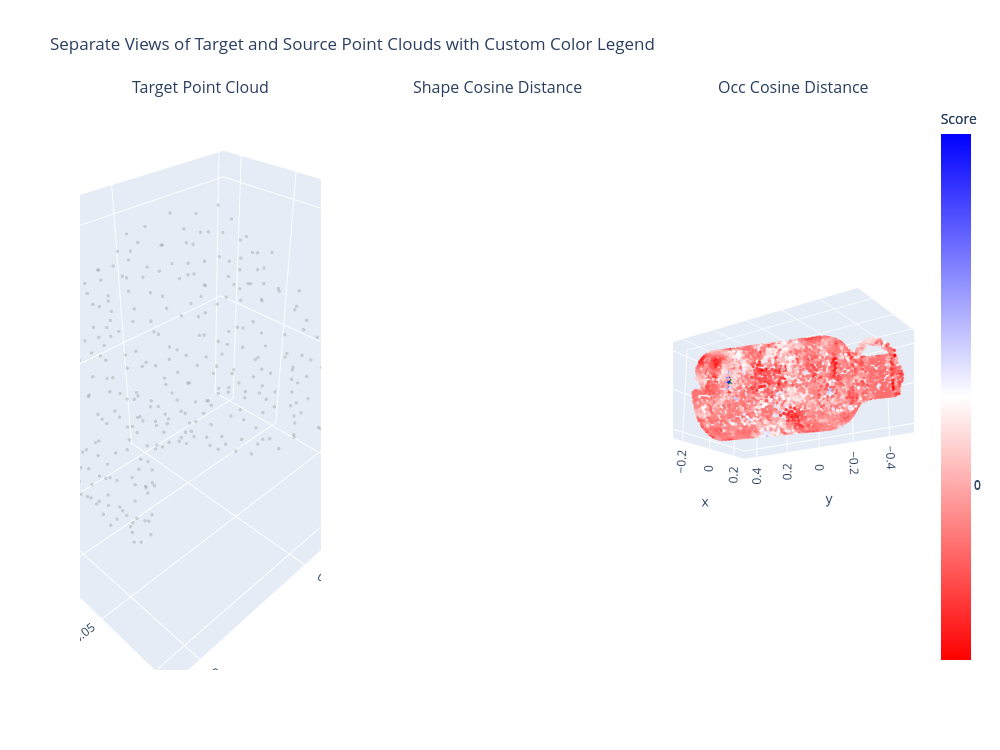

Write notebook code for a chart like this one.
### Code cell
selected_shape_scores = ours_shape_scores[0, :, random_t].numpy()
shape_color_scale = (selected_shape_scores + 1) / 2
selected_occ_scores = ours_occ_scores[0, :, random_t].numpy()
occ_color_scale = (selected_occ_scores + 1) / 2
custom_colorscale = [[0, 'red'], [0.5, 'white'], [1, 'blue']]

# Create a subplot figure with two plots side by side
fig = sp.make_subplots(rows=1, cols=3, subplot_titles=("Target Point Cloud", "Shape Cosine Distance", "Occ Cosine Distance"),
                       specs=[[{'type': 'scatter3d'}, {'type': 'scatter3d'}, {'type': 'scatter3d'}]])

# Plot target point cloud (trg_pcd) in semi-transparent blue in the first subplot
fig.add_trace(go.Scatter3d(
    x=ours_dict['trg_pcd'][:, 0].numpy(),
    y=ours_dict['trg_pcd'][:, 1].numpy(),
    z=ours_dict['trg_pcd'][:, 2].numpy(),
    mode='markers',
    marker=dict(size=2, color='gray', opacity=0.3),
    name="Target Point Cloud"
), row=1, col=1)

# Highlight selected target point in opaque green in the first subplot
fig.add_trace(go.Scatter3d(
    x=[selected_trg_point[0].item()],
    y=[selected_trg_point[1].item()],
    z=[selected_trg_point[2].item()],
    mode='markers',
    marker=dict(size=4, color='green', opacity=1.0),
    name="Selected Target Point"
), row=1, col=1)

# Highlight selected target point in opaque green in the first subplot
fig.add_trace(go.Scatter3d(
    x=[selected_src_point[0].item()],
    y=[selected_src_point[1].item()],
    z=[selected_src_point[2].item()],
    mode='markers',
    marker=dict(size=4, color='green', opacity=1.0),
    name="Selected Source Point"
), row=1, col=2)
# Highlight selected target point in opaque green in the first subplot
fig.add_trace(go.Scatter3d(
    x=[selected_src_point[0].item()],
    y=[selected_src_point[1].item()],
    z=[selected_src_point[2].item()],
    mode='markers',
    marker=dict(size=4, color='green', opacity=1.0),
    name="Selected Source Point"
), row=1, col=3)

# Plot source point cloud (src_pcd) with interpolated color based on scores in the second subplot
fig.add_trace(go.Scatter3d(
    x=ours_dict['src_pcd'][:, 0].numpy(),
    y=ours_dict['src_pcd'][:, 1].numpy(),
    z=ours_dict['src_pcd'][:, 2].numpy(),
    mode='markers',
    marker=dict(size=2, color=shape_color_scale, colorscale=custom_colorscale, 
                colorbar=dict(title="Score", tickvals=[0, 0.5, 1], ticktext=['-1', '0', '1'])),
    name="Source Point Cloud (Interpolated Scores)"
), row=1, col=2)

# Plot source point cloud (src_pcd) with interpolated color based on scores in the second subplot
fig.add_trace(go.Scatter3d(
    x=ours_dict['src_pcd'][:, 0].numpy(),
    y=ours_dict['src_pcd'][:, 1].numpy(),
    z=ours_dict['src_pcd'][:, 2].numpy(),
    mode='markers',
    marker=dict(size=2, color=occ_color_scale, colorscale=custom_colorscale, 
                colorbar=dict(title="Score", tickvals=[0, 0.5, 1], ticktext=['-1', '0', '1'])),
    name="Source Point Cloud (Interpolated Scores)"
), row=1, col=3)

# Set layout for better visualization
fig.update_layout(title="Separate Views of Target and Source Point Clouds with Custom Color Legend", showlegend=False)

# Resize layout and show
fig.update_layout(width=1000, height=750)
fig.show()

### Figure 1 — Plotly figure (JSON) as saved in the notebook; plotly's stock layout.template omitted (floating-point values rounded to 4 significant figures; data arrays with more than 128 entries replaced by an {"elided": "..."} marker saying what was removed)
{"data": [{"marker": {"color": "gray", "opacity": 0.3, "size": 2}, "mode": "markers", "name": "Target Point Cloud", "scene": "scene", "type": "scatter3d", "x": {"elided": "380 float values"}, "y": {"elided": "380 float values"}, "z": {"elided": "380 float values"}}, {"marker": {"color": "green", "opacity": 1, "size": 4}, "mode": "markers", "name": "Selected Target Point", "scene": "scene", "type": "scatter3d", "x": [0.104], "y": [0.007641], "z": [0.965]}, {"marker": {"color": "green", "opacity": 1, "size": 4}, "mode": "markers", "name": "Selected Source Point", "scene": "scene2", "type": "scatter3d", "x": [-0.2156], "y": [0.1891], "z": [0.005446]}, {"marker": {"color": "green", "opacity": 1, "size": 4}, "mode": "markers", "name": "Selected Source Point", "scene": "scene3", "type": "scatter3d", "x": [-0.2156], "y": [0.1891], "z": [0.005446]}, {"marker": {"color": {"elided": "4619 float values"}, "colorbar": {"ticktext": ["-1", "0", "1"], "tickvals": [0, 0.5, 1], "title": {"text": "Score"}}, "colorscale": [[0, "red"], [0.5, "white"], [1, "blue"]], "size": 2}, "mode": "markers", "name": "Source Point Cloud (Interpolated Scores)", "scene": "scene2", "type": "scatter3d", "x": {"elided": "4619 float values"}, "y": {"elided": "4619 float values"}, "z": {"elided": "4619 float values"}}, {"marker": {"color": {"elided": "4619 float values"}, "colorbar": {"ticktext": ["-1", "0", "1"], "tickvals": [0, 0.5, 1], "title": {"text": "Score"}}, "colorscale": [[0, "red"], [0.5, "white"], [1, "blue"]], "size": 2}, "mode": "markers", "name": "Source Point Cloud (Interpolated Scores)", "scene": "scene3", "type": "scatter3d", "x": {"elided": "4619 float values"}, "y": {"elided": "4619 float values"}, "z": {"elided": "4619 float values"}}], "layout": {"annotations": [{"font": {"size": 16}, "showarrow": false, "text": "Target Point Cloud", "x": 0.1444, "xanchor": "center", "xref": "paper", "y": 1, "yanchor": "bottom", "yref": "paper"}, {"font": {"size": 16}, "showarrow": false, "text": "Shape Cosine Distance", "x": 0.5, "xanchor": "center", "xref": "paper", "y": 1, "yanchor": "bottom", "yref": "paper"}, {"font": {"size": 16}, "showarrow": false, "text": "Occ Cosine Distance", "x": 0.8556, "xanchor": "center", "xref": "paper", "y": 1, "yanchor": "bottom", "yref": "paper"}], "height": 750, "scene": {"aspectmode": "auto", "aspectratio": {"x": 1.101, "y": 0.8704, "z": 1.043}, "domain": {"x": [0, 0.2889], "y": [0, 1]}}, "scene2": {"aspectmode": "auto", "aspectratio": {"x": 0.9046, "y": 1.575, "z": 0.7019}, "camera": {"center": {"x": 0, "y": 0, "z": 0}, "eye": {"x": -3.573, "y": -3.265, "z": 0.0652}, "projection": {"type": "perspective"}, "up": {"x": 0, "y": 0, "z": 1}}, "domain": {"x": [0.3556, 0.6444], "y": [0, 1]}}, "scene3": {"aspectmode": "auto", "aspectratio": {"x": 0.9046, "y": 1.575, "z": 0.7019}, "camera": {"center": {"x": 0, "y": 0, "z": 0}, "eye": {"x": -3.804, "y": -2.611, "z": -1.553}, "projection": {"type": "perspective"}, "up": {"x": 0, "y": 0, "z": 1}}, "domain": {"x": [0.7111, 1], "y": [0, 1]}}, "showlegend": false, "title": {"text": "Separate Views of Target and Source Point Clouds with Custom Color Legend"}, "width": 1000}}
